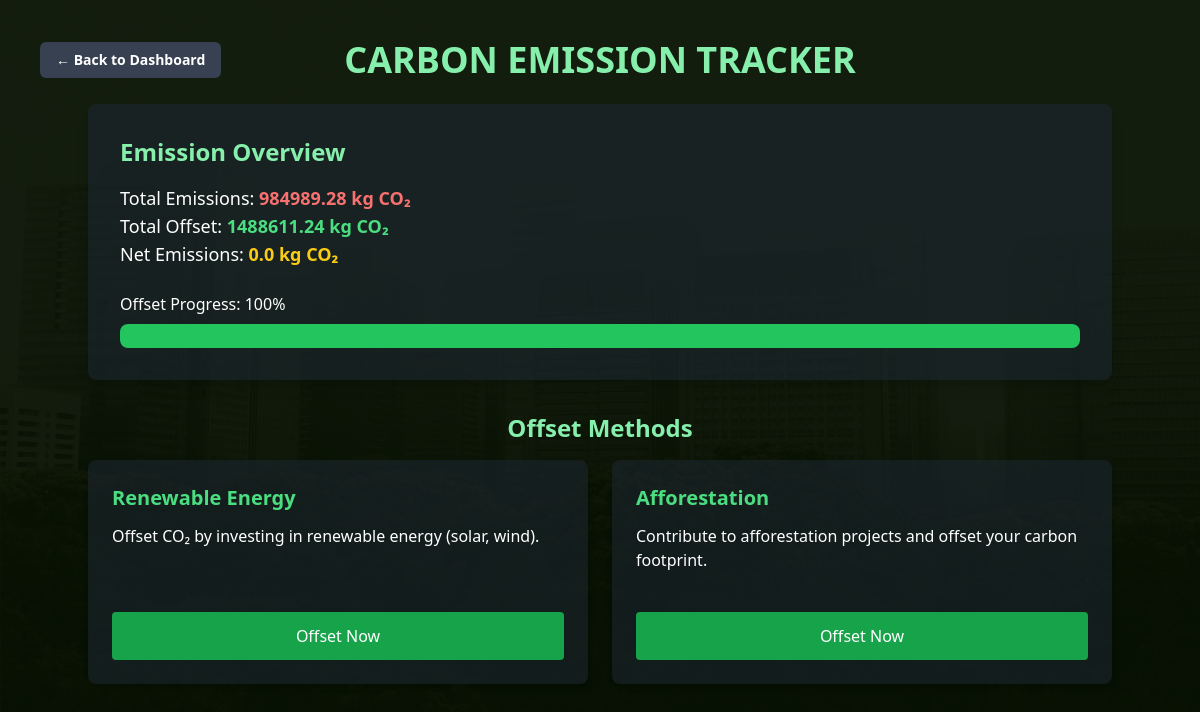
The app's page /offset-emissions (signed in) with its own data.
### app.py (models this page shows)
class User(db.Model, UserMixin):
    id = db.Column(db.Integer, primary_key=True)
    name = db.Column(db.String(35), unique=True, nullable=False)
    email = db.Column(db.String(35), unique=True, nullable=False)
    password = db.Column(db.String(200), nullable=False)
    total_emission = db.Column(db.Float, default=0.0)
    green_score = db.Column(db.Float, nullable=False, default=100.0)
    total_offset = db.Column(db.Float, default=0.0)
    net_emission = db.Column(db.Float, default=0.0)
    badges = db.Column(db.String(200), default="")
    def update_emission_and_score(self):
        self.total_offset = sum(offset.amount for offset in self.offsets)
        self.net_emission = max(0, self.total_emission - self.total_offset)
        self.green_score = max(0, 100 - (self.net_emission / 1000) * 100)
        db.session.commit()

### app.py (the view)
@app.route('/offset-emissions')
@login_required
def offset_emissions():
    current_user.update_emission_and_score()
    progress = min(100, (current_user.total_offset / current_user.total_emission) * 100) if current_user.total_emission > 0 else 0
    return render_template('offset-emissions.html',
                           total_emission=current_user.total_emission,
                           total_offset=current_user.total_offset,
                           net_emission=current_user.net_emission,
                           progress=progress)

### app.py (called while the page is built)
@login_manager.user_loader
def load_user(user_id):
    return User.query.get(int(user_id))

### templates/offset-emissions.html (shortened to what this page needs)
<!DOCTYPE html>
<html lang="en">
<head>
    <script src="https://cdn.tailwindcss.com"></script>
</head>
<body class="bg-[url('/static/bg2.png')] bg-cover bg-center min-h-screen text-white flex flex-col items-center p-10 min-h-screen">
    <div class="w-full max-w-5xl flex items-center mb-6">
        <a href="/dashboard" class="bg-gray-700 text-white font-bold px-4 py-2 rounded-md hover:bg-gray-900 transition text-sm absolute left-0 ml-10">
            ← Back to Dashboard
        </a>
        <h1 class="text-4xl font-bold text-green-300 uppercase mx-auto">Carbon Emission Tracker</h1>
    </div>
    <div class="bg-gray-800 bg-opacity-50 rounded-lg p-8 mb-8 w-full max-w-5xl shadow-lg">
        <h2 class="text-2xl font-semibold mb-4 text-green-300">Emission Overview</h2>
        <p class="text-lg">Total Emissions: <strong class="text-red-400">{{ total_emission }} kg CO₂</strong></p>
        <p class="text-lg">Total Offset: <strong class="text-green-400">{{ total_offset }} kg CO₂</strong></p>
        <p class="text-lg">Net Emissions: <strong class="text-yellow-400">{{ net_emission }} kg CO₂</strong></p>
        <div class="mt-6">
            <label class="text-md font-medium">Offset Progress: {{ progress }}%</label>
            <div class="w-full h-6 bg-gray-700 rounded-lg mt-2 overflow-hidden">
                <div class="h-full bg-green-500 transition-all duration-500" style="width: {{ progress }}%;"></div>
            </div>
        </div>
    </div>
    <h2 class="text-2xl font-semibold mb-4 text-green-300">Offset Methods</h2>
    <div class="grid grid-cols-2 gap-6 w-full max-w-5xl">
        <div class="bg-gray-800 bg-opacity-50 rounded-lg p-6 shadow-md flex flex-col justify-between h-56">
            <h3 class="text-xl font-semibold text-green-400">Renewable Energy</h3>
            <p class="text-md mt-3">Offset CO₂ by investing in renewable energy (solar, wind).</p>
            <a href="/offset/renewable" class="mt-auto bg-green-600 hover:bg-green-500 text-white py-3 px-5 rounded w-full text-center font-medium">
                Offset Now
            </a>
        </div>
        <div class="bg-gray-800 bg-opacity-50 rounded-lg p-6 shadow-md flex flex-col justify-between h-56">
            <h3 class="text-xl font-semibold text-green-400">Afforestation</h3>
            <p class="text-md mt-3">Contribute to afforestation projects and offset your carbon footprint.</p>
            <a href="/offset/afforestation" class="mt-auto bg-green-600 hover:bg-green-500 text-white py-3 px-5 rounded w-full text-center font-medium">
                Offset Now
            </a>
        </div>
    </div>
</body>
</html>

### records on screen
User: total_emission "984989.28", total_offset "1488611.24", net_emission "0.0"

### other values on screen
{{ progress }} "100"
